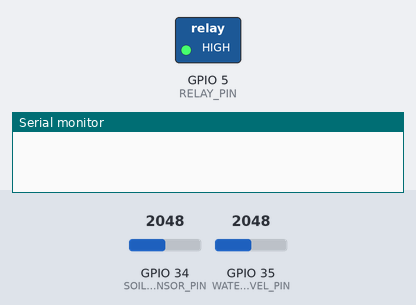
Recording of a sketch running on a simulated ESP32. On the bench: switched loads named in the sketch (green lamp = pin HIGH), the last lines printed to the serial monitor. The inputs (shaded band) are chosen by the test bench; at power-on: GPIO 34 (SOIL_SENSOR_PIN) = 2048, GPIO 35 (WATER_LEVEL_PIN) = 2048. WiFi joins after 1.5 s; servers stay silent unless stated.

Above: at 3.0 s.
3.1 s: GPIO 34 (SOIL_SENSOR_PIN) set to 2861
8.6 s: GPIO 34 (SOIL_SENSOR_PIN) set to 2971
At 13.3 s:
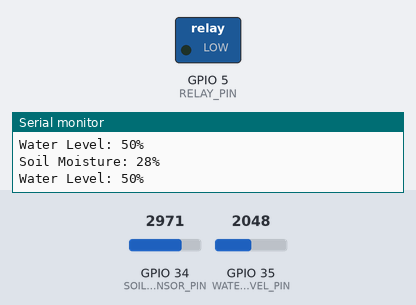
13.6 s: GPIO 34 (SOIL_SENSOR_PIN) set to 2866
At 18.3 s:
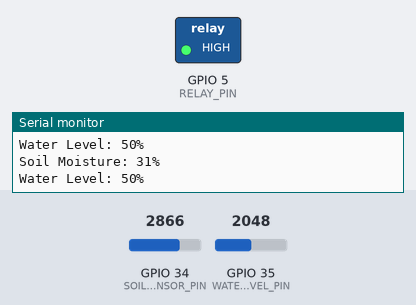
18.6 s: GPIO 34 (SOIL_SENSOR_PIN) set to 3603
At 23.4 s:
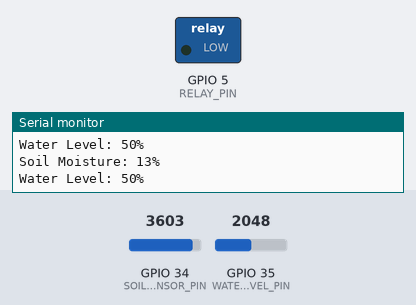
Timing chart, 0 to 24.6 s (numbered marks = the images above; inputs shaded):
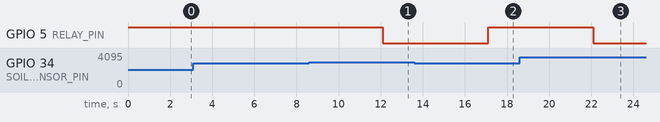

The sketch:

final_ino_copy_20250209073702.ino
```cpp
#define BLYNK_PRINT Serial
#define BLYNK_TEMPLATE_ID "TMPL3NtILrnJe"
#define BLYNK_TEMPLATE_NAME "Smart Irrigation System"
#define BLYNK_AUTH_TOKEN "5Wh5AGAhLbU7bpdPBv7tJUztUSb3RcHC"

#include <Blynk.h>
#include <WiFi.h>
#include <BlynkSimpleEsp32.h>

// 🔹 WiFi Credentials
// ✅ Ensure the full token is inside quotes
#define WIFI_SSID "wifi2"
#define WIFI_PASS "12345678"

// 🔹 Sensor & Relay Pins
#define SOIL_SENSOR_PIN 34  // Soil moisture sensor (Analog)
#define WATER_LEVEL_PIN 35  // HW-038 Water Level Sensor (Analog)
#define RELAY_PIN 5        // Relay for Water Pump

// 🔹 Threshold Values
#define MOISTURE_THRESHOLD 30  // % moisture to turn ON pump
#define WATER_LEVEL_THRESHOLD 20 // % water level to run pump

BlynkTimer timer; // Timer for sending data

void sendData() {

  Blynk.begin(BLYNK_AUTH_TOKEN, WIFI_SSID, WIFI_PASS);

  int soilRaw = analogRead(SOIL_SENSOR_PIN);
  int soilMoisture = map(soilRaw, 0, 4095, 100, 0); // Convert to percentage

  int waterRaw = analogRead(WATER_LEVEL_PIN);
  int waterLevel = map(waterRaw, 0, 4095, 0, 100); // Convert to percentage

  // Pump Logic
  if (soilMoisture < MOISTURE_THRESHOLD && waterLevel > WATER_LEVEL_THRESHOLD) {
    digitalWrite(RELAY_PIN, LOW); // Pump ON
    Blynk.virtualWrite(V2, "ON");
  } else {
    digitalWrite(RELAY_PIN, HIGH); // Pump OFF
    Blynk.virtualWrite(V2, "OFF");
  }

  // Send data to Blynk
  Blynk.virtualWrite(V0, soilMoisture);
  Blynk.virtualWrite(V1, waterLevel);

  Serial.print("Soil Moisture: "); Serial.print(soilMoisture); Serial.println("%");
  Serial.print("Water Level: "); Serial.print(waterLevel); Serial.println("%");
}

void setup() {
  Serial.begin(115200);
  pinMode(SOIL_SENSOR_PIN, INPUT);
  pinMode(WATER_LEVEL_PIN, INPUT);
  pinMode(RELAY_PIN, OUTPUT);
  digitalWrite(RELAY_PIN, HIGH); // Ensure pump is OFF at startup

  // Connect to WiFi & Blynk
  Blynk.begin(BLYNK_AUTH_TOKEN,WIFI_SSID, WIFI_PASS);

  // Set timer to send data every 5 seconds
  timer.setInterval(5000L, sendData);
}

void loop() {
  Blynk.run(); // Run Blynk
  timer.run(); // Run Timer
}
```

Measured:
- the behaviour switches between 2907 and 2908 on GPIO 34 (SOIL_SENSOR_PIN) (found by bisection; images 0 and 1)
- after the input at 8.6 s, GPIO 5 (RELAY_PIN): HIGH → LOW after 3.5 s
- after the input at 13.6 s, GPIO 5 (RELAY_PIN): LOW → HIGH after 3.5 s
- after the input at 18.6 s, GPIO 5 (RELAY_PIN): HIGH → LOW after 3.5 s
